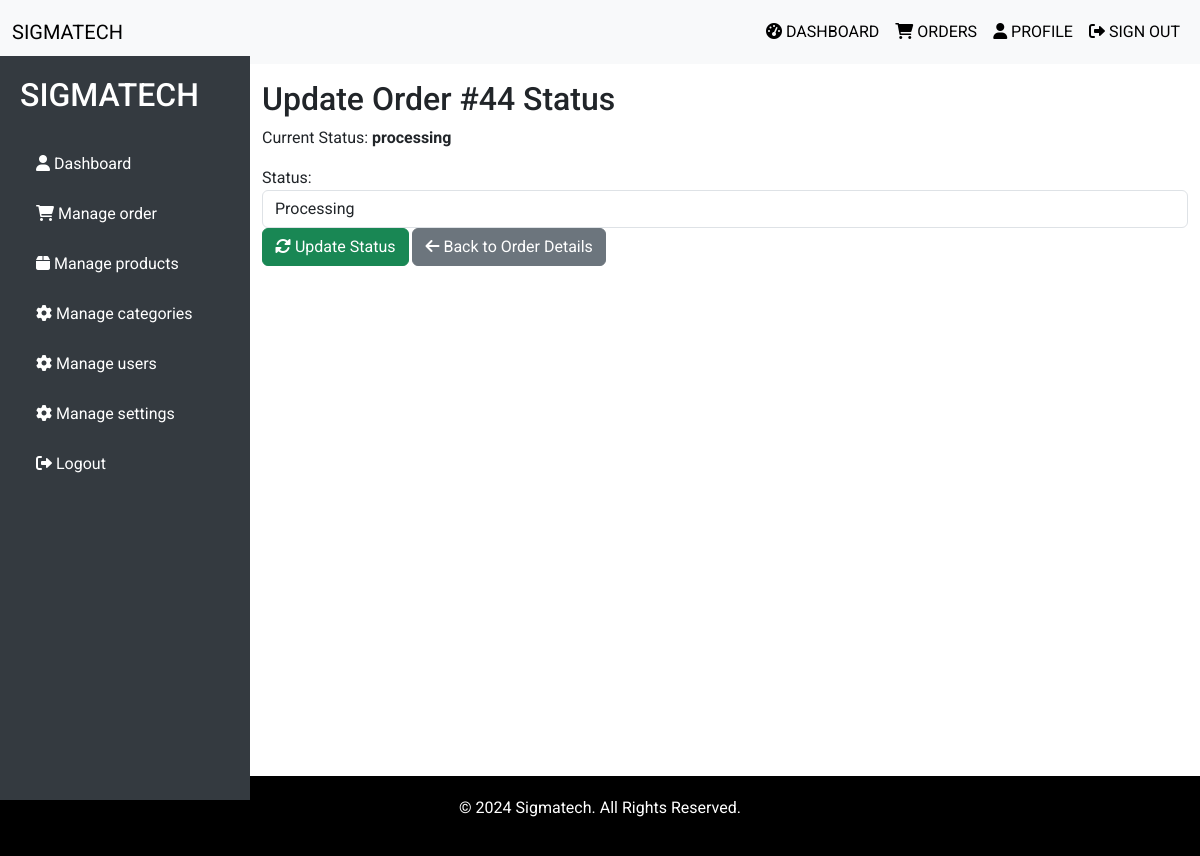
The app's page /dashboard/order/44/update-status/ (signed in) with its own data.
### order/models.py (models this page shows, shortened)
class Order(models.Model):
    STATUS_CHOICES = [
        ('pending', 'Pending'),
        ('processing', 'Processing'),
        ('shipped', 'Shipped'),
        ('delivered', 'Delivered'),
        ('canceled', 'Canceled'),
    ]
    user = models.ForeignKey(settings.AUTH_USER_MODEL, on_delete=models.CASCADE)
    cart = models.OneToOneField(Cart, on_delete=models.CASCADE)
    status = models.CharField(max_length=20, choices=STATUS_CHOICES, default='pending')
    created_at = models.DateTimeField(auto_now_add=True)
    updated_at = models.DateTimeField(auto_now=True)

### dashboard/views.py (the view)
# urls.py: path('order/<int:order_id>/update-status/', admin_update_order_status, name='admin_update_order_status'),
@user_passes_test(admin_only)
def admin_update_order_status(request, order_id):
    order = get_object_or_404(Order, id=order_id)  # Fetch the order by ID
    if request.method == 'POST':
        form = OrderStatusForm(request.POST, instance=order)
        if form.is_valid():
            order = form.save(commit=False)  # Save but don't commit to the DB yet
            order.updated_at = timezone.now()  # Update the `updated_at` field
            order.save()  # Now save the order
            channel_layer = get_channel_layer()
            async_to_sync(channel_layer.group_send)(
                'orders_group',  # Broadcast to the group users are connected to
                {
                    'type': 'order_status_update',
                    'order_id': order.id,
                    'order_status': order.status
                }
            )
            messages.success(request, f"Order {order.id} status updated to {order.status}.")
            return redirect('dashboard:admin_view_order', order_id=order.id)  # Redirect back to order details
    else:
        form = OrderStatusForm(instance=order)
    context = {
        'order': order,
        'form': form,
    }
    return render(request, 'dashboard/update_order_status.html', context)

### dashboard/forms.py
class OrderStatusForm(forms.ModelForm):
    class Meta:
        model = Order
        fields = ['status']  # Only allow updating the status field
        widgets = {
            'status': forms.Select(attrs={'class': 'form-control'}),
        }

### dashboard/views.py (called while the page is built)
def admin_only(user):
    return user.is_superuser

### dashboard/templates/dashboard/update_order_status.html (shortened to what this page needs)
{% extends 'dashboard/base1.html' %}
{% block content %}
<div class="container-fluid mt-4">
    <h2>Update Order #{{ order.id }} Status</h2>
    <p>Current Status: <strong>{{ order.status }}</strong></p>
    <form method="post">
        <div class="form-group">
            {{ form.status.label_tag }}
            {{ form.status }}
        </div>
        <button type="submit" class="btn btn-success">
            <i class="fas fa-sync-alt"></i> Update Status
        </button>
        <a href="{% url 'dashboard:admin_view_order' order.id %}" class="btn btn-secondary">
            <i class="fas fa-arrow-left"></i> Back to Order Details
        </a>
    </form>
</div>
{% endblock %}

### dashboard/templates/dashboard/base1.html (style rules this page uses)
body { font-family: 'Roboto', sans-serif; margin: 0; padding: 0; }

### records on screen
Order: id "44", status "processing", status "Processing"
